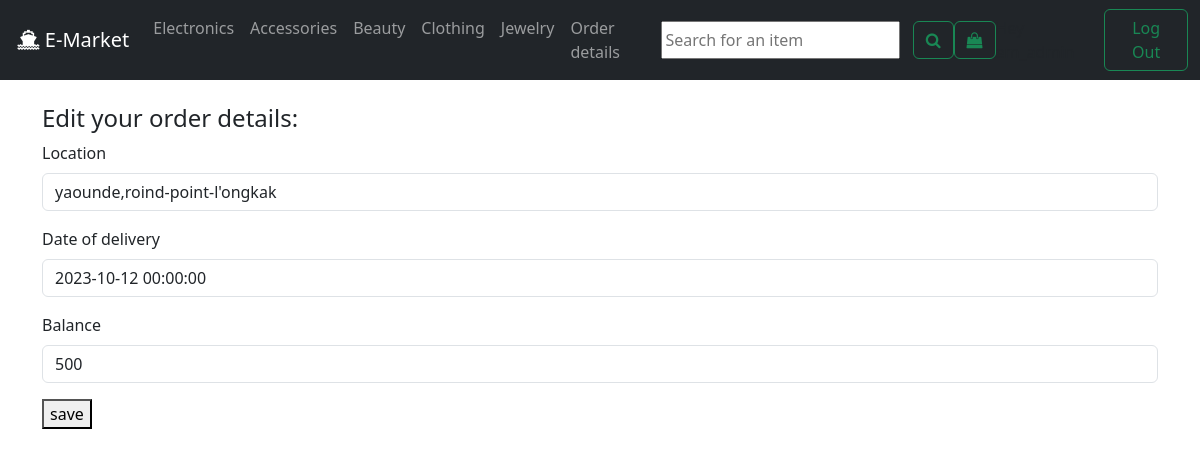
/edit-order-details (signed in), run on the app's committed database.
### core/models.py (models this page shows, shortened)
class Order_details(models.Model):
    owner = models.ForeignKey(User,on_delete=models.CASCADE)
    location = models.CharField(max_length=50)
    date_of_delivery = models.DateTimeField()
    balance = models.IntegerField()

### core/views.py (the view)
# urls.py: path('edit-order-details',views.edit_order_details,name="edit-order-details"),
def edit_order_details(request):
    order_details = Order_details.objects.get(owner=request.user)
    if request.method != "POST":
        form = Order_details_form(instance = order_details)
    else:
        """process data"""
        form = Order_details_form(data=request.POST,instance=order_details)
        if form.is_valid():
            form.save()
        return HttpResponseRedirect(reverse("core:index"))
    context = {"form":form}
    return render(request,"core/edit_order_details.html",context)

### core/forms.py
class Order_details_form(forms.ModelForm):
    location = forms.CharField()
    date_of_delivery = forms.DateTimeField()
    balance = forms.IntegerField()
    class Meta:
        model = Order_details
        fields = ['location','date_of_delivery','balance']
        labels={'text':'','date':''}

### core/templates/core/edit_order_details.html (shortened to what this page needs)
{% extends "core/base.html" %}
{% load bootstrap5 %}
{% block header %}
<h4>Edit your order details:</h4>
{% endblock header %}
{% block content %}
<form action="{% url 'core:edit-order-details' %}" method="post">
        {% bootstrap_form form %}
        {% buttons %}
        <button type="submit">save</button>
        {% endbuttons %}
    </form>
{% endblock content %}

### data on the page
Order_details: location "yaounde,roind-point-l'ongkak", date_of_delivery "2023-10-12 00:00:00", balance "500"
